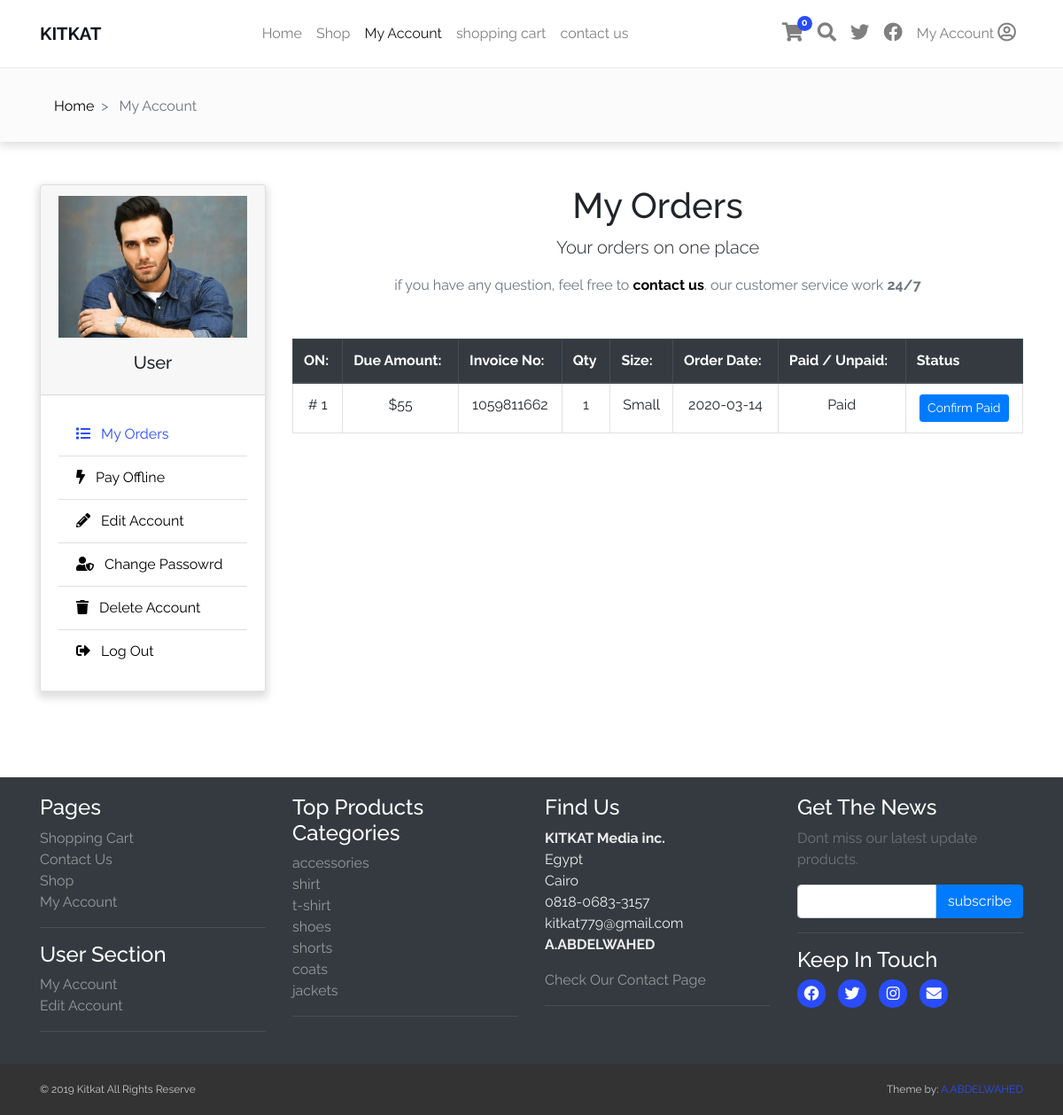
Page /customer/my_account.php?my_orders (signed in) on the committed database.
### tables this page shows
CREATE TABLE `customers` (
  `customer_id` int(10) NOT NULL,
  `customer_name` varchar(255) NOT NULL,
  `customer_email` varchar(255) NOT NULL,
  `customer_pass` varchar(255) NOT NULL,
  `customer_country` text NOT NULL,
  `customer_city` text NOT NULL,
  `customer_contact` varchar(255) NOT NULL,
  `customer_address` text NOT NULL,
  `customer_image` text NOT NULL,
  `customer_ip` varchar(100) NOT NULL
);

CREATE TABLE `customer_orders` (
  `order_id` int(10) NOT NULL,
  `customer_id` int(10) NOT NULL,
  `due_amount` int(100) NOT NULL,
  `invoice_no` int(100) NOT NULL,
  `qty` int(10) NOT NULL,
  `size` text NOT NULL,
  `order_date` date NOT NULL,
  `order_status` text NOT NULL
);

CREATE TABLE `product_categories` (
  `p_cat_id` int(10) NOT NULL,
  `p_cat_title` text NOT NULL,
  `p_cat_desc` text NOT NULL
);

### customer/functions/functions.php (the view)
<?php
$dns        = 'mysql:host=kitkat.test;dbname=kitkat_store';
$user       = 'root';
$pass       = '';
$options    = array (
    PDO::MYSQL_ATTR_INIT_COMMAND => 'SET NAMES UTF8',
    PDO::ATTR_ERRMODE => PDO::ERRMODE_EXCEPTION
);
try {
    $con = new PDO($dns, $user, $pass, $options);
} catch (PDOException $e) {
    echo 'failed To connect ' . $e->getMessage();
}
    function getProCat() {
        global $con;
        $get_cats = "SELECT * FROM product_categories";
        $stmt = $con->query($get_cats);
        $result = $stmt->fetchAll(PDO::FETCH_CLASS);
        foreach($result as $cats) {
            $cat_id = $cats->p_cat_id;
            $cat_title = $cats->p_cat_title;
            echo "
                    <li> <a href='../shop.php?p_cat=$cat_id'> $cat_title </a> </li>
                ";
        }
    }
?>

### customer/includes/sidebar.php (shortened to what this page needs)
<?php
    $customer_session = $_SESSION['customer_email'];
    $get_customer = "SELECT  * FROM customers WHERE customer_email= '$customer_session' ";
    $stmt = $con->query($get_customer);
    $customer = $stmt->fetchAll(PDO::FETCH_CLASS);
    foreach($customer as $cust) {
        $customer_img = $cust->customer_image;
        $customer_name = $cust->customer_name;
    }
?>
<div class="card">
    <div class="card-header text-center">
        <?php
            if(!isset($_SESSION['customer_email'])){
            }else {
                echo "
                        <img src='./customer_images/$customer_img' class='img-fluid' alt='image $customer_name'>
                        <h3 class='card-title h5 mt-3 text-capitalize'>$customer_name </h3>
                    ";
            }
        ?>
    </div>
    <div class="card-body">
        <ul class="list-group list-group-flush">
            <li class="list-group-item list-group-item-action <?php if(isset($_GET['my_orders'])){echo "active";} ?>">
                <a href="my_account.php?my_orders">
                    <i class="fa fa-list mr-2"></i> My Orders
                </a>
            </li>
            <li class="list-group-item list-group-item-action <?php if(isset($_GET['pay_offline'])){echo "active";} ?>">
                <a href="my_account.php?pay_offline">
                    <i class="fa fa-bolt mr-2"></i> Pay Offline
                </a>
            </li>
            <li class="list-group-item list-group-item-action <?php if(isset($_GET['edit_account'])){echo "active";} ?>">
                <a href="my_account.php?edit_account">
                    <i class="fas fa-pencil-alt mr-2"></i> Edit Account
                </a>
            </li>
            <li class="list-group-item list-group-item-action <?php if(isset($_GET['change_pass'])){echo "active";} ?>">
                <a href="my_account.php?change_pass">
                    <i class="fas fa-user-shield mr-2"></i> Change Passowrd
                </a>
            </li>
            <li class="list-group-item list-group-item-action <?php if(isset($_GET['delete_account'])){echo "active";} ?>">
                <a href="my_account.php?delete_account">
                    <i class="fas fa-trash mr-2"></i> Delete Account
                </a>
            </li>
            <li class="list-group-item list-group-item-action">
                <a href="logout.php">
                    <i class="fas fa-sign-out-alt mr-2"></i> Log Out
                </a>
            </li>
        </ul>
    </div>
</div>

### customer/my_orders.php
<div class="text-center mb-5">
    <h1>My Orders</h1>
    <p class="lead"> Your orders on one place </p>
    <p class="text-muted">
        if you have any question, feel free to <b><a href="../contact.php">contact us</a></b>. our customer service work <b>24/7</b>
    </p>
</div>
<div class="table-responsive">
    <table class="table table-bordered table-hover">
        <thead class="thead-dark">
            <tr>
                <th scope="col">ON:</th>
                <th scope="col">Due Amount:</th>
                <th scope="col">Invoice No:</th>
                <th scope="col">Qty</th>
                <th scope="col">Size:</th>
                <th scope="col">Order Date:</th>
                <th scope="col">Paid / Unpaid:</th>
                <th scope="col">Status</th>
            </tr>
        </thead>
        <tbody>
            <?php
                $customer_session = $_SESSION['customer_email'];
                $get_customer = "SELECT  * FROM customers WHERE customer_email= '$customer_session' ";
                $stmt = $con->query($get_customer);
                $customer = $stmt->fetchAll(PDO::FETCH_CLASS);
                foreach($customer as $cust) {
                    $customer_id = $cust->customer_id;
                }
                $get_orders = "SELECT * FROM customer_orders where customer_id = '$customer_id' ";
                $stmt = $con->query($get_orders);
                $orders = $stmt->fetchAll(PDO::FETCH_CLASS);
                foreach($orders as $order) {
                    $order_id = $order->order_id;
                    $due_amount = $order->due_amount;
                    $invoice_no = $order->invoice_no;
                    $qty = $order->qty;
                    $size = $order->size;
                    $order_date = $order->order_date;
                    $order_status = $order->order_status;
                    if($order_status == 'Padding') {
                        $order_status = "Unpaid";
                    }else {
                        $order_status = "Paid";
                    }
                    echo "
                    <tr class='text-center'>
                        <td> # $order_id </td>
                        <td> $$due_amount </td>
                        <td> $invoice_no </td>
                        <td> $qty </td>
                        <td> $size </td>
                        <td> $order_date </td>
                        <td> $order_status </td>
                        <td>
                            <a href='confirm.php?order_id=".$order_id."' target='_blank' class='btn btn-primary btn-sm'>Confirm Paid</a>
                        </td>
                    </tr>
                        ";
                }
            ?>
        </tbody>
    </table>
</div>

### customer/css/style.css (style rules this page uses)
#footer a { color:#999;padding:0;text-decoration:none }
body { font-family:'Raleway', sans-serif;background:#ffffff }
h1,h2,h3,h4,h5,h6,p,span { font-family:'Raleway', sans-serif }
a { text-decoration:none !important;color:#000;-webkit-transition:.3s;transition:.3s }
.content .card { box-shadow:0px 4px 9px 3px rgba(0,0,0,0.12) }
.content .card .card-body { border-bottom:1px solid #e9e9e9 }
.card .card-body .active { background:transparent;border-color:#e0e0e0 }
.card .card-body .active a { color:#294CFF }

### rows in the picture
customers: customer_image (picture), customer_name "User"
customer_orders: order_id "1", due_amount "55", invoice_no "1059811662", qty "1", size "Small", order_date "2020-03-14", order_status "Paid"
product_categories: p_cat_title "accessories"
product_categories: p_cat_title "shirt"
product_categories: p_cat_title "t-shirt"
product_categories: p_cat_title "shoes"
product_categories: p_cat_title "shorts"
product_categories: p_cat_title "coats"
product_categories: p_cat_title "jackets"
